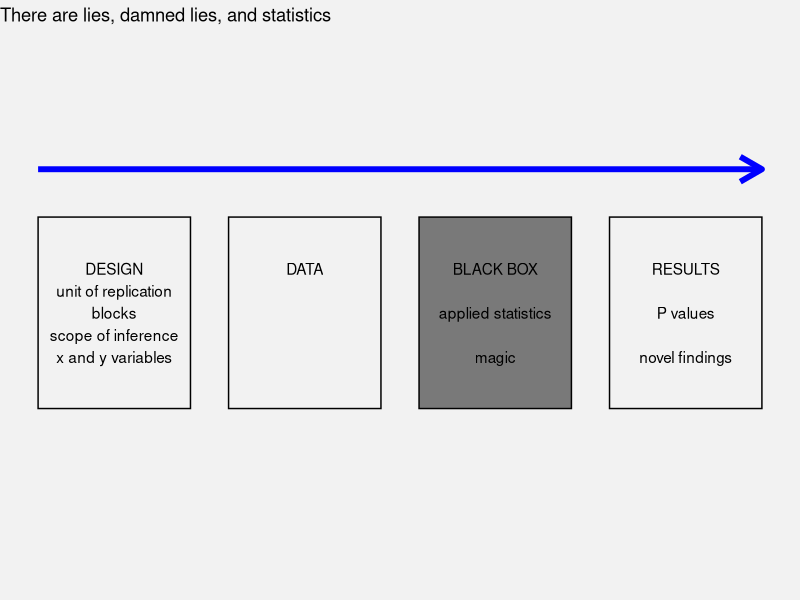
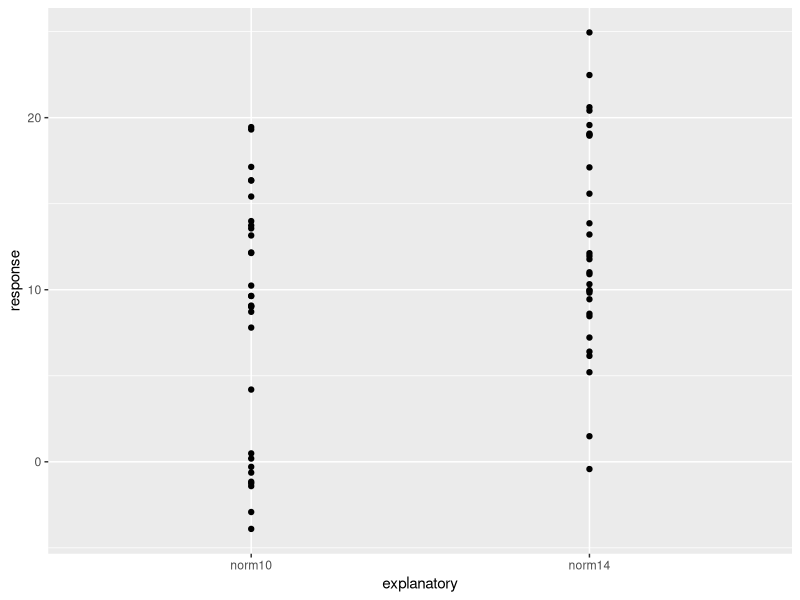
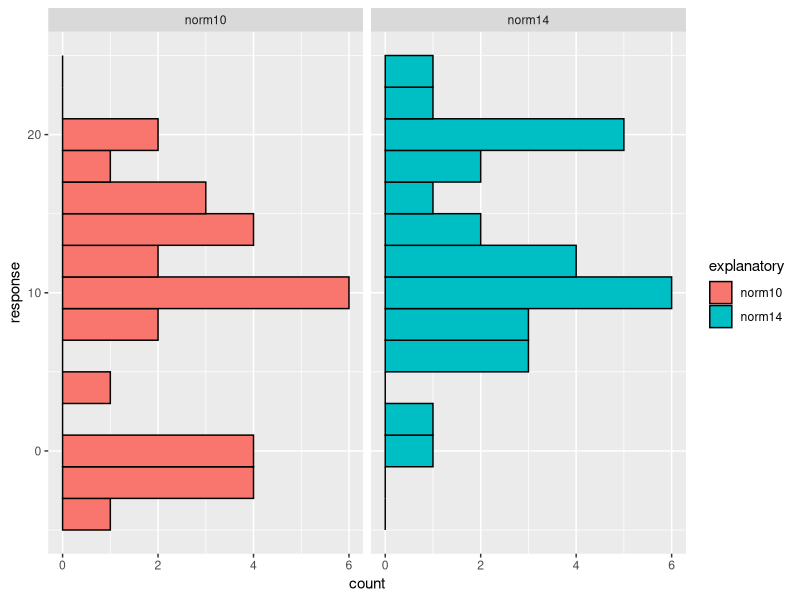
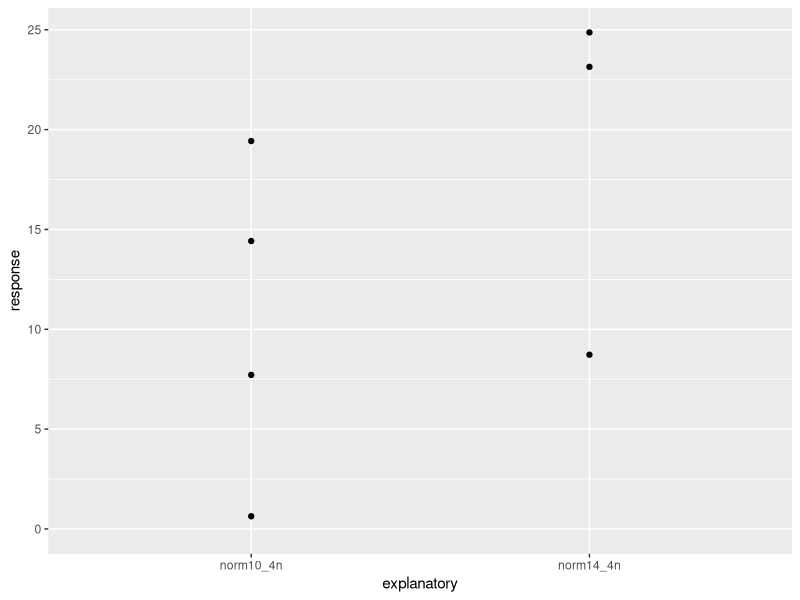
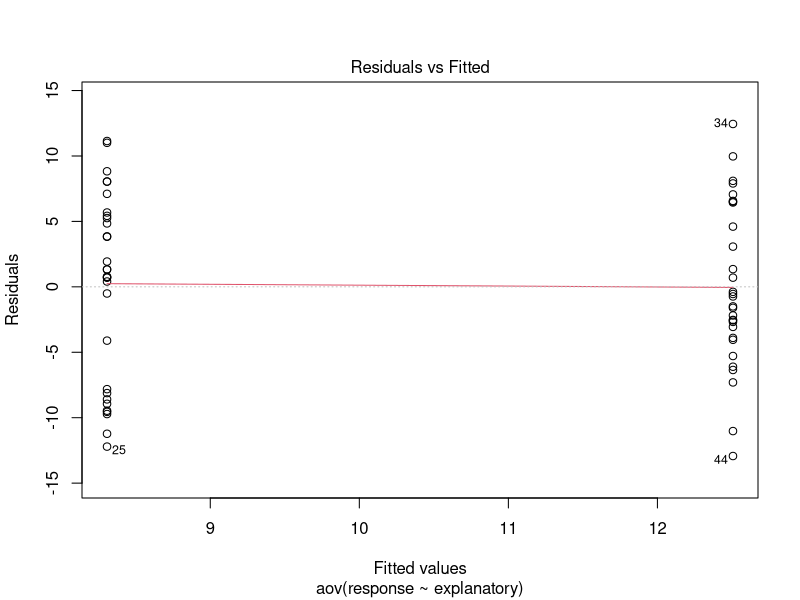
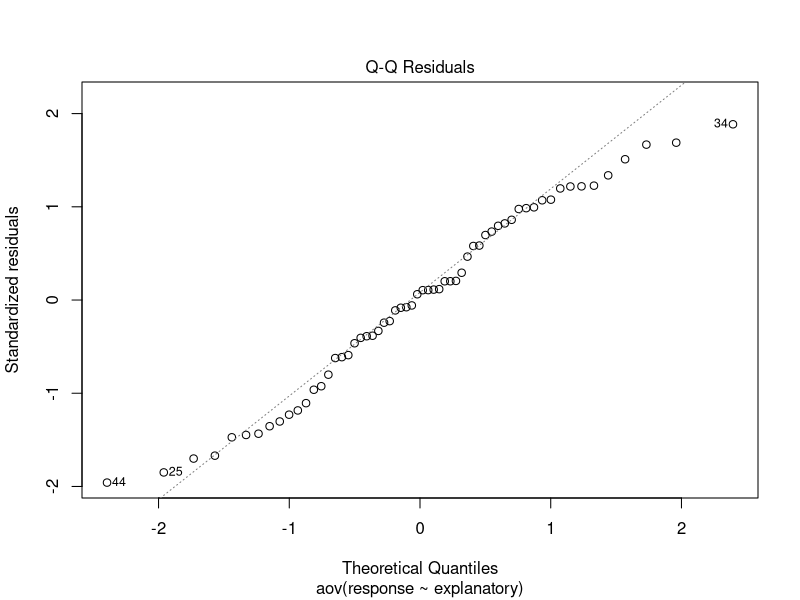
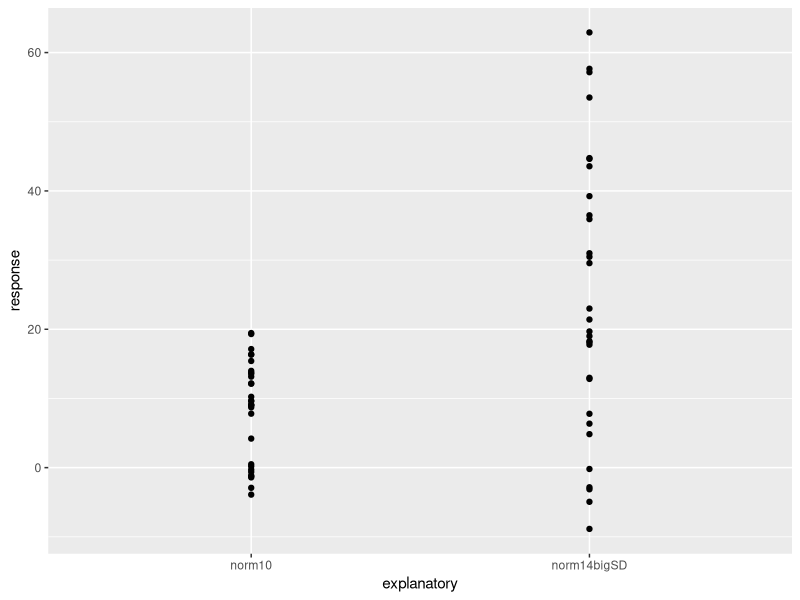
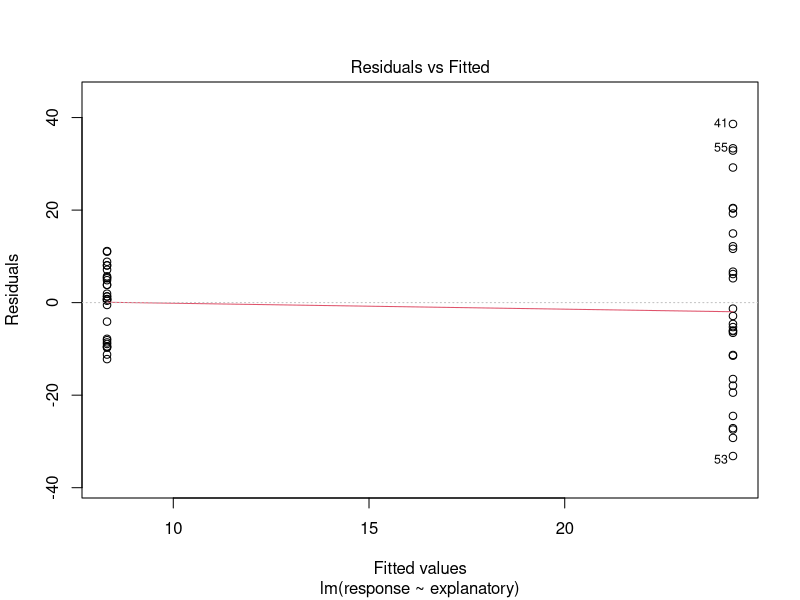

Generate these figures, in order, with R:
## ---- chunk 1

library(ggplot2)

x <-c(1,2,3,4)
y <- c(1,1,1,1)
text <- c("DESIGN\nunit of replication\nblocks\nscope of inference\nx and y variables",
          "DATA\n\n\n\n",
          "BLACK BOX\n\napplied statistics\n\nmagic",
          "RESULTS\n\nP values\n\nnovel findings")
data <- cbind(x,y,text)
data <- as.data.frame(data)

ggplot(data, aes(x = x, y = y, label = text)) +
  geom_text() +
  annotate("rect", xmin=c(2.6), xmax=c(3.4), ymin=c(0.8) , ymax=c(1.2), alpha=0.5, color="black", fill="black") +
  annotate("rect", xmin=c(0.6,1.6,3.6), xmax=c(1.4,2.4,4.4), ymin=c(0.8,0.8,0.8) , ymax=c(1.2,1.2,1.2), alpha=0, color="black", fill="black") +
  annotate("segment", x = 0.6, xend = 4.4, y = 1.3, yend = 1.3,
           colour = "blue", size = 2, arrow = arrow()) +
  ggtitle("There are lies, damned lies, and statistics") +
  theme_void() +
  theme(plot.background = element_rect(fill = "grey95", colour = NA))


## ---- chunk 2

#load packages
library(readxl)

#let's generate some fake data with defined patterns
#we are getting numbers from a normal distribution and a negative binomial distribution
y1 <- rnorm(n = 30, mean = 10, sd = 6)
y2 <- rnorm(n = 30, mean = 14, sd = 6)
y3 <- rnorm(n = 30, mean = 14, sd = 18)
y5 <- rnbinom(n = 30, mu = 10, size = 1) #mu = mean; bigger "size" = smaller sd
y6 <- rnbinom(n = 30, mu = 14, size = 1) #mu = mean; bigger "size" = smaller sd
y7 <- rnorm(n = 4, mean = 10, sd = 6)
y8 <- rnorm(n = 4, mean = 14, sd = 6)
y9 <- rnorm(n = 4, mean = 14, sd = 18)

#make some x values for treatment labels
x1 <- rep("norm10", times = 30)
x2 <- rep("norm14", times = 30)
x3 <- rep("norm14bigSD", times = 30)
x5 <- rep("nbinom10", times = 30)
x6 <- rep("nbinom14", times = 30)
x7 <- rep("norm10_4n", times = 4)
x8 <- rep("norm14_4n", times = 4)
x9 <- rep("norm14_4n_bigSD", times = 4)

#example with blocks
block <- c('a','a','b','b','c','c','d','d')
xb1 <- c('trt1','trt2','trt1','trt2','trt1','trt2','trt1','trt2')
yb1 <- c(60,70,50,56,30,38,25,30)
data_blocks <- data.frame(block,xb1,yb1)

#example with blocks & multiple comparisons
block <- c('a','a','b','b','c','c','d','d','a','b','c','d')
xb1 <- c('t1','t2','t1','t2','t1','t2','t1','t2','t3','t3','t3','t3')
yb1 <- c(60,70,50,56,30,38,25,30, 65,44,36,19)
data_blocks2 <- data.frame(block,xb1,yb1)

#construct data frames
response <- c(y1,y2)
explanatory <- c(x1,x2)
data_n30 <- data.frame(explanatory,response)

response <- c(y7,y8)
explanatory <- c(x7,x8)
data_n4 <- data.frame(explanatory,response)

response <- c(y1,y3)
explanatory <- c(x1,x3)
data_n30diffvar <- data.frame(explanatory,response)

response <- c(y5,y6)
explanatory <- c(x5,x6)
data_nbinom <- data.frame(explanatory,response)


## ---- chunk 3

#should we do ANOVA?
#what are the assumptions? first, graph your data
ggplot(data_n30, aes(x = explanatory, y = response)) + geom_point()
ggplot(data_n30, aes(y = response, fill = explanatory)) + geom_histogram(color = "black", binwidth=2) + facet_wrap(~explanatory)

#make models
#aov (analysis of variance) and lm (linear model) are the same for our purpose
model_anova1 <- aov(response ~ explanatory, data = data_n30)
model_lm1 <- lm(response ~ explanatory, data = data_n30) #the intercept here = mean of explanatorynorm10, intercept + explanatorynorm14 = mean of the latter
mean(y1)
mean(y2)

#get statistics tests from models
summary(model_anova1)
summary(model_lm1)

#less n = less power (greater type I error)
ggplot(data_n4, aes(x = explanatory, y = response)) +
  geom_point() +
  scale_y_continuous(limits = c(0,NA))

model_anova2 <- aov(response ~ explanatory, data = data_n4)
summary(model_anova2)

## ---- chunk 4

#what are the assumptions of ANOVA?
#  1. 
#  2. 
# (3. 


#what it should look like
plot(model_anova1, 1) #check variances w/ residuals vs fitted
plot(model_anova1, 2) #check normality w/ qqplot (quantile-quantile)
#y axis is your data's residuals in ascending order
#x axis is where they should fall on a normal distribution


#what is looks like if variances are different
ggplot(data_n30diffvar, aes(x = explanatory, y = response)) + geom_point()
model_anova3 <- lm(response ~ explanatory, data = data_n30diffvar)
plot(model_anova3, 1) #one group has bigger spread
plot(model_anova3, 2) #still normal though
summary(model_anova3) 


#what is it like if data are not normally distributed?
ggplot(data_nbinom, aes(x = explanatory, y = response)) + geom_point()
model_anova4 <- lm(response ~ explanatory, data = data_nbinom)
plot(model_anova4, 1) #residuals not even around means
plot(model_anova4, 2) #large values not close to line
summary(model_anova4)


#what if points are not statistically independent? (blocks)
ggplot(data_blocks, aes(x=xb1,y=yb1,color=block)) + geom_point()

model_anova5 <- aov(yb1 ~ xb1, data = data_blocks)
summary(model_anova5) #not significant because you ignored paired data

model_anova6 <- aov(yb1 ~ xb1 + block, data = data_blocks)
summary(model_anova6) #highly significant when blocks are in there


#what if points are not statistically independent? (pseudoreplication)

#e.g., you measured each plant 30 times
#summarize (e.g., take mean) for each experimental unit (plant)
#or, we could add random effects, similar to blocking


## ---- chunk 5

#first visualize data
ggplot(data_blocks2, aes(x=xb1,y=yb1,color=block)) + geom_point()

#construct model
model_anova7 <- aov(yb1 ~ xb1 + block, data = data_blocks2)
model_lm7 <- lm(yb1 ~ xb1 + block, data = data_blocks2)
summary(model_anova7) #congratulations, P < 0.05
summary(model_lm7) #we can look at coefficients with lm


#R has a built-in TukeyHSD test
TukeyHSD(model_anova7)

#emmeans package is another way for multiple comparisons
library(emmeans)
#tukey
print(emmeans(model_anova7, list(pairwise ~ xb1), adjust = "tukey"))
#Fisher's LSD
print(emmeans(model_anova7, list(pairwise ~ xb1), adjust = "none"))
#Dunnet's test to control
print(emmeans(model_anova7, trt.vs.ctrl ~ xb1))
